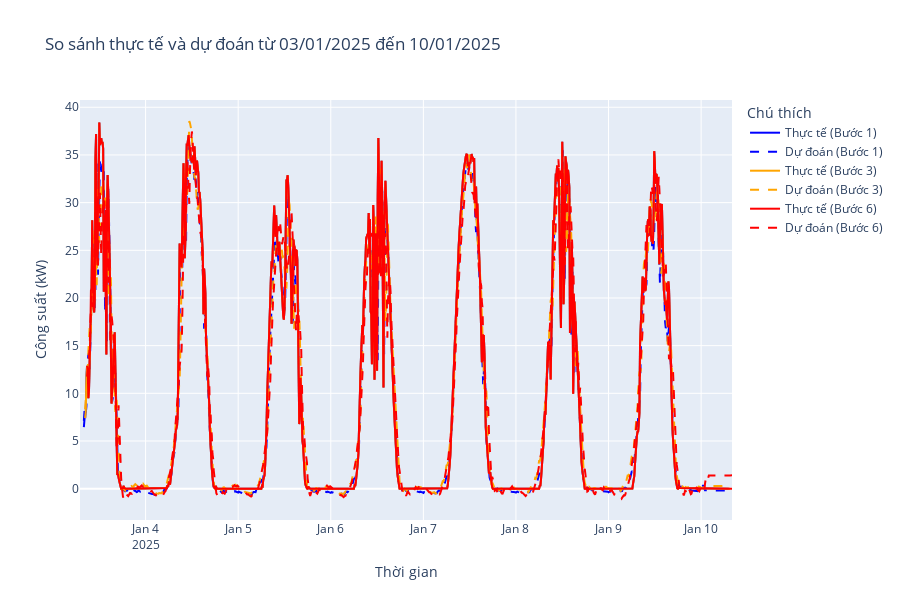

The notebook cell saved with this chart:
### Code cell
# %% Cell 7: Dự đoán và vẽ dữ liệu
import plotly.graph_objects as go
import pandas as pd

def plot_predictions(model, scaler, start_date, end_date, channels=CHANNELS):
    power_df_plot, power_lookup_plot, scaler = query_power_data(
        start_date - TIME_STEP * SEQ_LENGTH,
        end_date + TIME_STEP * PRED_LENGTH
    )
    sequences_images_plot, sequences_times_plot = preprocess_images_from_folder(OUTPUT_DIR, start_date, end_date, channels)
    if sequences_images_plot.size == 0:
        print("⚠️ Không có dữ liệu ảnh để vẽ!")
        return

    dataset_plot, valid_sequences_times_plot, targets_normalized = prepare_dataset(
        sequences_images_plot, sequences_times_plot, power_lookup_plot, scaler
    )
    if not valid_sequences_times_plot:
        print("⚠️ Không có dữ liệu hợp lệ để vẽ!")
        return

    # Dự đoán
    predictions_normalized = model.predict(dataset_plot)
    predictions = scaler.inverse_transform(predictions_normalized)
    true_values = scaler.inverse_transform(np.array(targets_normalized))

    # Tạo thời gian
    num_steps = int((end_date - start_date).total_seconds() / 600) + PRED_LENGTH + 1
    full_times = pd.date_range(start=start_date + UTC_OFFSET, periods=num_steps, freq='10min')

    # Mảng dự đoán và thực tế
    full_true_step1 = np.full(len(full_times), np.nan)
    full_pred_step1 = np.full(len(full_times), np.nan)
    full_true_step3 = np.full(len(full_times), np.nan)
    full_pred_step3 = np.full(len(full_times), np.nan)
    full_true_step6 = np.full(len(full_times), np.nan)
    full_pred_step6 = np.full(len(full_times), np.nan)
    full_true_step24 = np.full(len(full_times), np.nan)
    full_pred_step24 = np.full(len(full_times), np.nan)

    for i, t in enumerate(valid_sequences_times_plot):
        base_idx = int((t - (start_date + UTC_OFFSET)) / TIME_STEP)
        for j in range(PRED_LENGTH):
            idx = base_idx + j + 1
            if 0 <= idx < len(full_times):
                if j == 0:
                    full_true_step1[idx] = true_values[i, j]
                    full_pred_step1[idx] = predictions[i, j]
                elif j == 2 and PRED_LENGTH >= 3:
                    full_true_step3[idx] = true_values[i, j]
                    full_pred_step3[idx] = predictions[i, j]
                elif j == 5 and PRED_LENGTH >= 6:
                    full_true_step6[idx] = true_values[i, j]
                    full_pred_step6[idx] = predictions[i, j]
                elif j == 23 and PRED_LENGTH >= 24:
                    full_true_step24[idx] = true_values[i, j]
                    full_pred_step24[idx] = predictions[i, j]

    # Biểu đồ Plotly
    fig = go.Figure()

    fig.add_trace(go.Scatter(x=full_times, y=full_true_step1, mode='lines', name='Thực tế (Bước 1)', line=dict(color='blue')))
    fig.add_trace(go.Scatter(x=full_times, y=full_pred_step1, mode='lines', name='Dự đoán (Bước 1)', line=dict(color='blue', dash='dash')))

    if PRED_LENGTH >= 3:
        fig.add_trace(go.Scatter(x=full_times, y=full_true_step3, mode='lines', name='Thực tế (Bước 3)', line=dict(color='orange')))
        fig.add_trace(go.Scatter(x=full_times, y=full_pred_step3, mode='lines', name='Dự đoán (Bước 3)', line=dict(color='orange', dash='dash')))

    if PRED_LENGTH >= 6:
        fig.add_trace(go.Scatter(x=full_times, y=full_true_step6, mode='lines', name='Thực tế (Bước 6)', line=dict(color='red')))
        fig.add_trace(go.Scatter(x=full_times, y=full_pred_step6, mode='lines', name='Dự đoán (Bước 6)', line=dict(color='red', dash='dash')))

    if PRED_LENGTH >= 24:
        fig.add_trace(go.Scatter(x=full_times, y=full_true_step24, mode='lines', name='Thực tế (Bước 24)', line=dict(color='green')))
        fig.add_trace(go.Scatter(x=full_times, y=full_pred_step24, mode='lines', name='Dự đoán (Bước 24)', line=dict(color='green', dash='dash')))

    fig.update_layout(
        title=f"So sánh thực tế và dự đoán từ {start_date.strftime('%d/%m/%Y')} đến {end_date.strftime('%d/%m/%Y')}",
        xaxis_title="Thời gian",
        yaxis_title="Công suất (kW)",
        legend_title="Chú thích",
        height=600
    )
    fig.show()

    return predictions, power_df_plot, full_times


predictions, power_df_plot, full_times = plot_predictions(
    model, scaler, PLOT_START, PLOT_END, channels=CHANNELS_4)

### Figure 1 — Plotly figure (JSON) as saved in the notebook; plotly's stock layout.template omitted (floating-point values rounded to 4 significant figures; data arrays with more than 128 entries replaced by an {"elided": "..."} marker saying what was removed)
{"data": [{"line": {"color": "blue"}, "mode": "lines", "name": "Thực tế (Bước 1)", "type": "scatter", "x": {"elided": "1015 str values"}, "y": {"elided": "1015 float values"}}, {"line": {"color": "blue", "dash": "dash"}, "mode": "lines", "name": "Dự đoán (Bước 1)", "type": "scatter", "x": {"elided": "1015 str values"}, "y": {"elided": "1015 float values"}}, {"line": {"color": "orange"}, "mode": "lines", "name": "Thực tế (Bước 3)", "type": "scatter", "x": {"elided": "1015 str values"}, "y": {"elided": "1015 float values"}}, {"line": {"color": "orange", "dash": "dash"}, "mode": "lines", "name": "Dự đoán (Bước 3)", "type": "scatter", "x": {"elided": "1015 str values"}, "y": {"elided": "1015 float values"}}, {"line": {"color": "red"}, "mode": "lines", "name": "Thực tế (Bước 6)", "type": "scatter", "x": {"elided": "1015 str values"}, "y": {"elided": "1015 float values"}}, {"line": {"color": "red", "dash": "dash"}, "mode": "lines", "name": "Dự đoán (Bước 6)", "type": "scatter", "x": {"elided": "1015 str values"}, "y": {"elided": "1015 float values"}}], "layout": {"height": 600, "legend": {"title": {"text": "Chú thích"}}, "title": {"text": "So sánh thực tế và dự đoán từ 03/01/2025 đến 10/01/2025"}, "xaxis": {"title": {"text": "Thời gian"}}, "yaxis": {"title": {"text": "Công suất (kW)"}}}}
